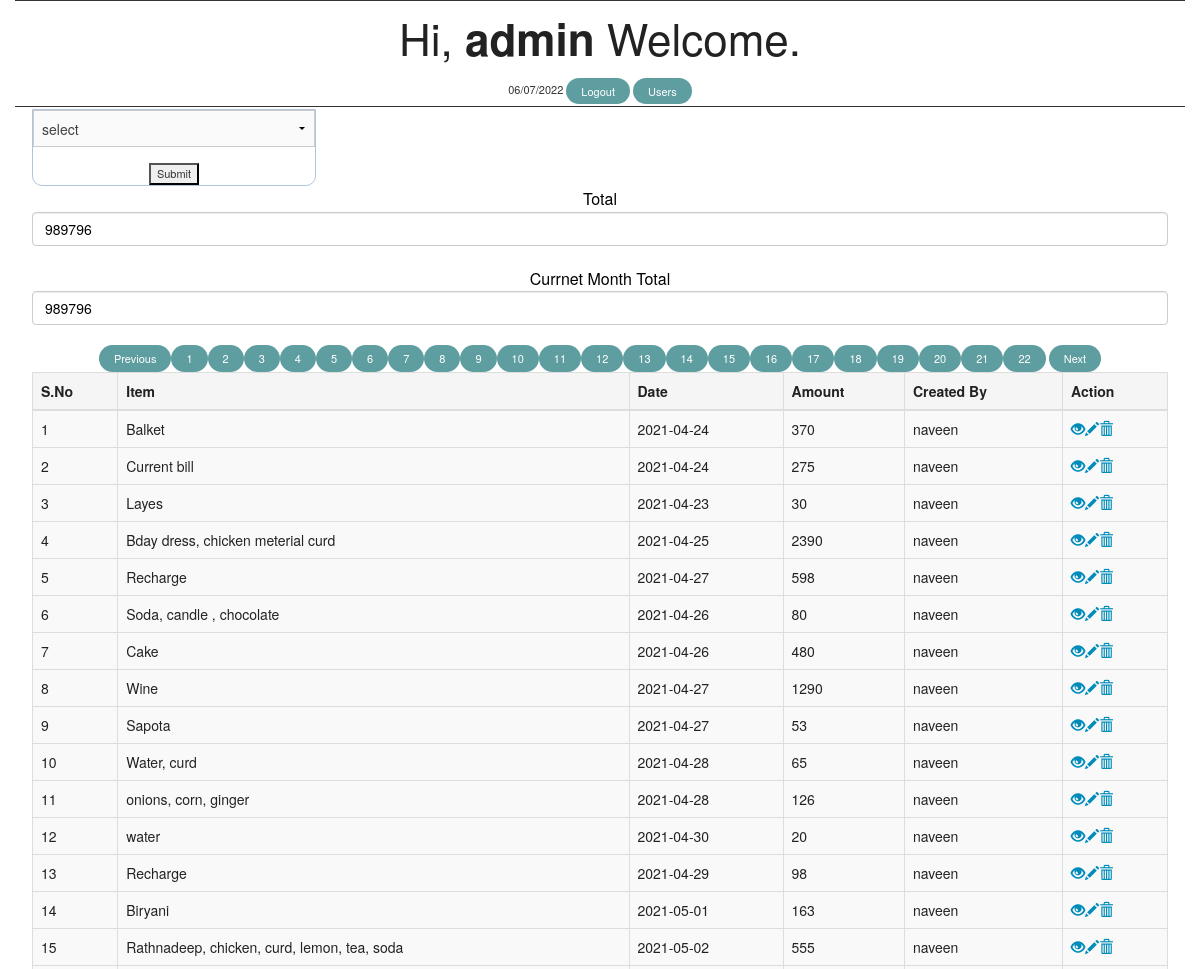
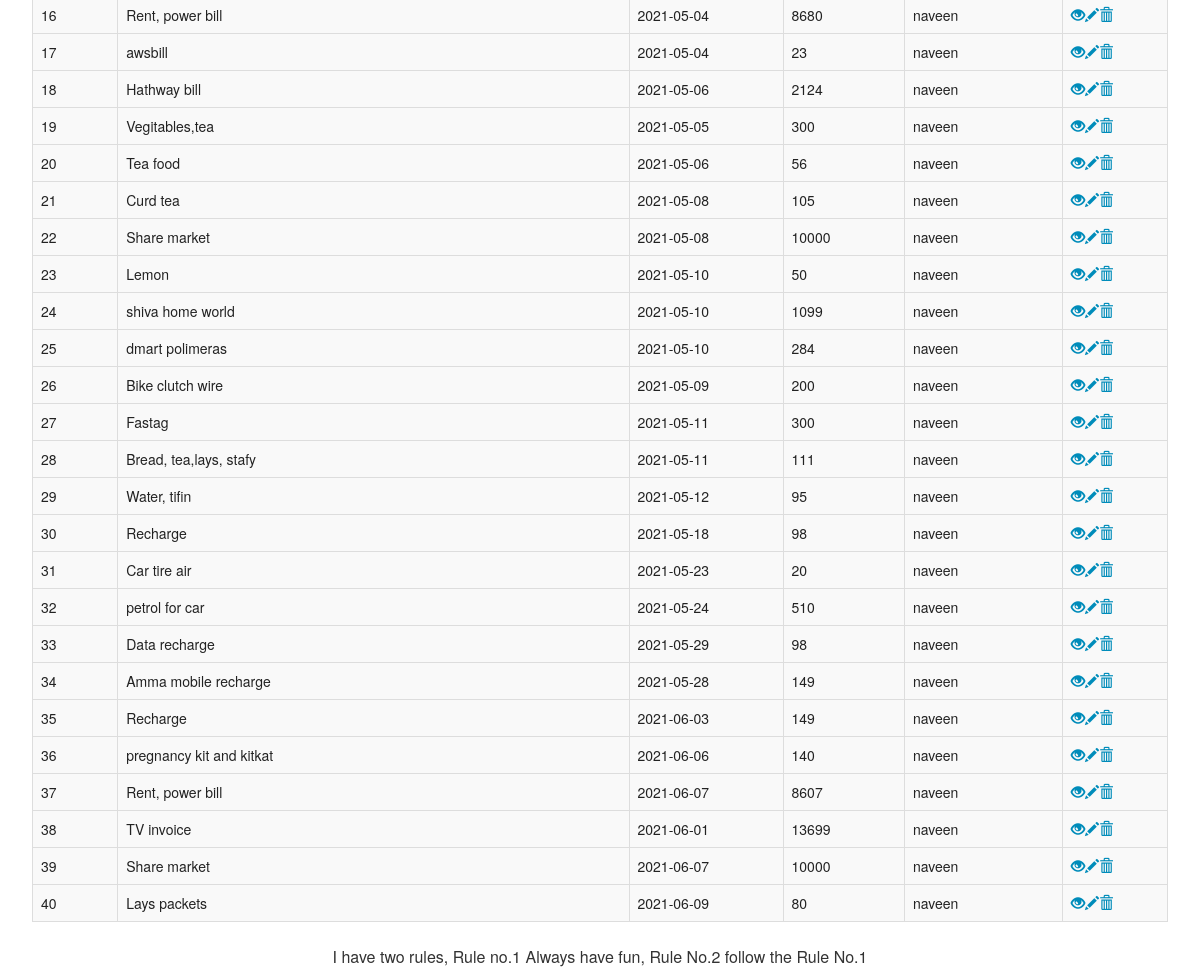
The app's page /welcome.php?page=5 (signed in) with its own data (2 pictures, top to bottom).
### tables this page shows
CREATE TABLE `employees` (
  `id` int(11) NOT NULL AUTO_INCREMENT,
  `uname` varchar(50) NOT NULL,
  `name` varchar(100) NOT NULL,
  `date` varchar(255) NOT NULL,
  `amount` int(10) NOT NULL,
  `file_path` varchar(500) NOT NULL,
  PRIMARY KEY (`id`)
);

### welcome.php (the view, shortened to what this page needs)
<!DOCTYPE html>
<html lang="en">
<head>
    <link rel="stylesheet" href="https://maxcdn.bootstrapcdn.com/bootstrap/3.3.7/css/bootstrap.css">
      <link rel="stylesheet" href="style.css" />
      <link rel="stylesheet" href="css/foundation.css" />
</head>
<body>
<div class="container">
<h1>Hi, <b><?php echo htmlspecialchars($_SESSION["username"]); ?></b> Welcome.</h1><?php $today = date("d/m/Y"); echo $today; ?>
<a class="btn btn-primary" href="logout.php">Logout</a>
<?php if($_SESSION["role"] == "admin"){
    echo "<a href='users.php' class='btn btn-primary'>Users</a>";
     } ?>
</div>
<div class="bg-img">
<div class="container">
             <div class="col-lg-12">
             <section class="top-bar-section">
   <form method="post" action="">
   <select name="website">
          <li><option value="0">select</option></li>
          <li></select></li>
        <input type="submit" name="submit"/>
    </form>
  </section>
        <p>
<a style="color:black;" >Total
<input style="color:black;" color: #070708 class="form-control" value="<?php
                    require_once "config.php";
					if($_SESSION["role"] == "admin"){
						$sql = mysqli_query($link,"SELECT SUM(amount) as amount FROM employees ");
					} else{
						$sql = mysqli_query($link,"SELECT SUM(amount) as amount FROM employees where uname='".$_SESSION["username"]."' ");
					}
                    $row = mysqli_fetch_array($sql);
                    echo $row['amount'];
?>"/> </a>
</p>
<p>
<a style="color:black;" >Currnet Month Total
<input style="color:black;" color: #070708 class="form-control" value="<?php
                    require_once "config.php";
					if($_SESSION["role"] == "admin"){
						$sql = mysqli_query($link,"SELECT SUM(amount) as amount FROM employees ");
					} else{
						$sql = mysqli_query($link,"SELECT SUM(amount) as amount FROM employees where uname='".$_SESSION["username"]."' and MONTH(date)=MONTH(now()) and YEAR(date)=YEAR(now())");
					}
                    $row = mysqli_fetch_array($sql);
                    echo $row['amount'];
?>"/> </a>
</p>
                    <?php
                    require_once "config.php";
                    if(isset($_GET['page']))
                    {
                        $page = $_GET['page'];
                      }
                      else{
                          $page = 1;
                        }
                        $num_per_page = 40;
                        $start_from = ($page-1)*$num_per_page;
					if($_SESSION["role"] == "admin"){
						$sql = "SELECT * FROM employees limit $start_from,$num_per_page";
					} else{
						$sql = "SELECT * FROM employees where uname='".$_SESSION["username"]."' and MONTH(date)=MONTH(now())
								and YEAR(date)=YEAR(now()) limit $start_from,$num_per_page";
					}
                    if($_SESSION["role"] == "admin"){
                        $query = "select * from employees";
                    }else{
                        $query = "select * from employees where uname='".$_SESSION["username"]."' and MONTH(date)=MONTH(now()) and YEAR(date)=YEAR(now()) ";
                    }
                    $result = mysqli_query($link,$query);
                    $total_record = mysqli_num_rows($result);
                    $total_page = ceil($total_record/$num_per_page);
                   if($page>1)
                   {
                    echo " <a href='welcome.php?page=".($page-1)."' class='btn btn-primary'>Previous</a>";
                   }
                   for($i=1;$i<$total_page;$i++)
                   {
                       echo "<a href='welcome.php?page=".$i."' class='btn btn-primary'>$i</a>";
                   }
                   if($i>$page)
                   {
                       echo " <a href='welcome.php?page=".($page+1)."' class='btn btn-danger'>Next</a>";
                   }
                    if($result = mysqli_query($link, $sql)){
                        if(mysqli_num_rows($result) > 0){
                            echo "<table border='3' color: #070708 class=' table table-striped'>";
                                     echo "<thead>";
                                        echo "<th>S.No</th>";
                                        echo "<th>Item</th>";
                                        echo "<th>Date</th>";
                                        echo "<th>Amount</th>";
                                        echo "<th>Created By</th>";
                                        echo "<th>Action</th>";
                                        echo "</thead>";
                                echo "<tbody>";
                                $i=1;
                                while($row = mysqli_fetch_array($result)){
                                    echo "<tr>";
                                        echo "<td>" . $i . "</td>";
                                        echo "<td>" . $row['name'] . "</td>";
                                        echo "<td>" . $row['date'] . "</td>";
                                        echo "<td>" . $row['amount'] . "</td>";
                                        echo "<td>" . $row['uname'] . "</td>";
                                        echo "<td>";
                                        echo "<a href='read.php?id=". $row['id'] ."' title='View Record' data-toggle='tooltip'> <span class='glyphicon glyphicon-eye-open'></span></a>";
                                        echo "<a href='update.php?id=". $row['id'] ."' title='Update Record' data-toggle='tooltip'><span class='glyphicon glyphicon-pencil'></span></a>";
                                        echo "<a href='delete.php?id=". $row['id'] ."' title='Delete Record' data-toggle='tooltip'><span class='glyphicon glyphicon-trash'></span></a>";
                                        echo "</td>";
                                         echo "</tr>";
                                         $i++;
                                     }
                                echo "</tbody>";
                            echo "</table>";
                        } else{
                            echo "<p class='lead'><em>No records were found.</em></p>";
                        }
                    } else{
                        echo "ERROR: Could not able to execute $sql. " . mysqli_error($link);
                    }
                    ?>
            </div>
        </div>
    </div>
</body>
<p>I have two rules, Rule no.1 Always have fun, Rule No.2 follow the Rule No.1</p>
</html>

### style.css (style rules this page uses)
* { margin: 0px; padding: -1px; }
body { font-size: 120%; background: #F8F8FF; }
form, .content { width: 25%; margin: 0px auto; padding: 20px; border: 1px solid #B0C4DE; border-radius: 0px 0px 10px 10px; }
.btn { padding: 10px; font-size: 15px; color: white; background: #5F9EA0; border: none; border-radius: 5px; }

### welcome.php (style rules this page uses)
.container { padding: 2px; line-height: 1.42857143; vertical-align: top; border-top: 1px solid; color: #333; }
.btn { display: inline-block; padding: 5px 15px; margin-bottom: 0; font-size: 100%; font-weight: normal; line-height: 1.5; border: 1% solid transparent; border-radius: 150px; }
body { font-family: "Helvetica Neue", Helvetica, Arial, sans-serif; font-size: 11px; line-height: 1.42857143; color: #333; background-color: #fff; }
body { font: 12px ; text-align: center; }

### records on screen
employees: name "Balket", date "2021-04-24", amount "370", uname "naveen"
employees: name "Current bill", date "2021-04-24", amount "275", uname "naveen"
employees: name "Layes", date "2021-04-23", amount "30", uname "naveen"
employees: name "Bday dress, chicken meterial curd", date "2021-04-25", amount "2390", uname "naveen"
employees: name "Recharge", date "2021-04-27", amount "598", uname "naveen"
employees: name "Soda, candle , chocolate", date "2021-04-26", amount "80", uname "naveen"
employees: name "Cake", date "2021-04-26", amount "480", uname "naveen"
employees: name "Wine", date "2021-04-27", amount "1290", uname "naveen"
employees: name "Sapota", date "2021-04-27", amount "53", uname "naveen"
employees: name "Water, curd", date "2021-04-28", amount "65", uname "naveen"
employees: name "onions, corn, ginger", date "2021-04-28", amount "126", uname "naveen"
employees: name "water", date "2021-04-30", amount "20", uname "naveen"
employees: name "Recharge", date "2021-04-29", amount "98", uname "naveen"
employees: name "Biryani", date "2021-05-01", amount "163", uname "naveen"
employees: name "Rathnadeep, chicken, curd, lemon, tea, soda", date "2021-05-02", amount "555", uname "naveen"
employees: name "Rent, power bill", date "2021-05-04", amount "8680", uname "naveen"
employees: name "awsbill", date "2021-05-04", amount "23", uname "naveen"
employees: name "Hathway bill", date "2021-05-06", amount "2124", uname "naveen"
employees: name "Vegitables,tea", date "2021-05-05", amount "300", uname "naveen"
employees: name "Tea food", date "2021-05-06", amount "56", uname "naveen"
employees: name "Curd tea", date "2021-05-08", amount "105", uname "naveen"
employees: name "Share market", date "2021-05-08", amount "10000", uname "naveen"
employees: name "Lemon", date "2021-05-10", amount "50", uname "naveen"
employees: name "shiva home world", date "2021-05-10", amount "1099", uname "naveen"
employees: name "dmart polimeras", date "2021-05-10", amount "284", uname "naveen"
employees: name "Bike clutch wire", date "2021-05-09", amount "200", uname "naveen"
employees: name "Fastag", date "2021-05-11", amount "300", uname "naveen"
employees: name "Bread, tea,lays, stafy", date "2021-05-11", amount "111", uname "naveen"
employees: name "Water, tifin", date "2021-05-12", amount "95", uname "naveen"
employees: name "Recharge", date "2021-05-18", amount "98", uname "naveen"
employees: name "Car tire air", date "2021-05-23", amount "20", uname "naveen"
employees: name "petrol for car", date "2021-05-24", amount "510", uname "naveen"
employees: name "Data recharge", date "2021-05-29", amount "98", uname "naveen"
employees: name "Amma mobile recharge", date "2021-05-28", amount "149", uname "naveen"
employees: name "Recharge", date "2021-06-03", amount "149", uname "naveen"
employees: name "pregnancy kit and kitkat", date "2021-06-06", amount "140", uname "naveen"
employees: name "Rent, power bill", date "2021-06-07", amount "8607", uname "naveen"
employees: name "TV invoice", date "2021-06-01", amount "13699", uname "naveen"
employees: name "Share market", date "2021-06-07", amount "10000", uname "naveen"
employees: name "Lays packets", date "2021-06-09", amount "80", uname "naveen"

### other values on screen
$_SESSION["username"] "admin"
